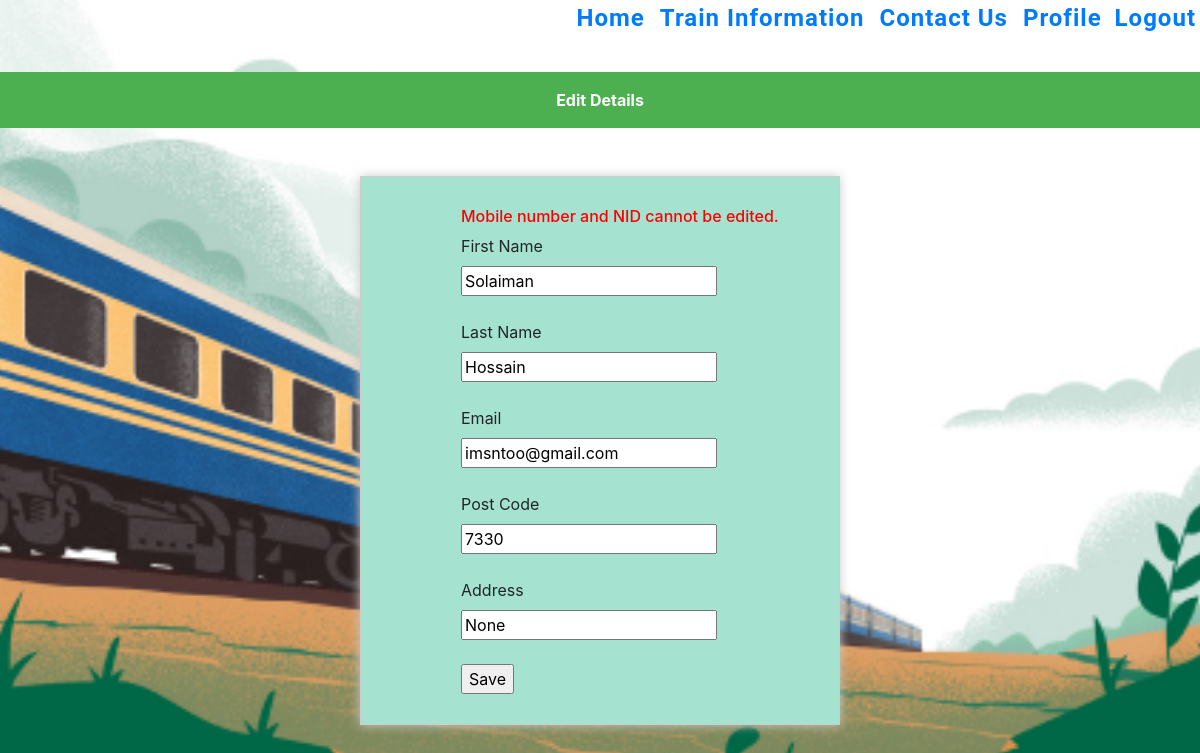
The app's page /edit (signed in), older data.
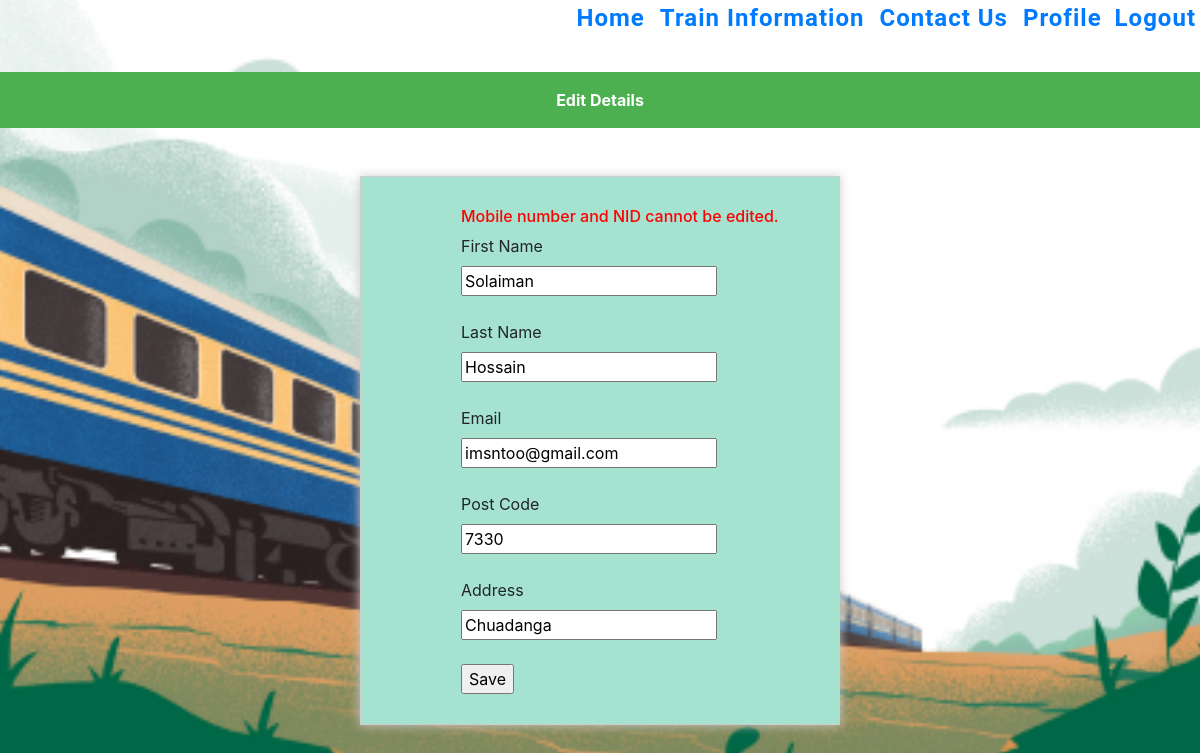
The same page, newer data.
### features/models.py (models this page shows, shortened)
class Profile(models.Model):
    user = models.OneToOneField(User, on_delete=models.CASCADE)
    phone = models.CharField(max_length=11,)
    nid = models.CharField(max_length=10, primary_key=True)
    post_code = models.IntegerField()
    address = models.CharField(max_length=100, null=True)
    class Meta:
        db_table = 'profile'

### features/views.py (the view, shortened to what this page needs)
# urls.py: path('edit', views.edit, name='edit'),
@login_required(login_url='login')
def edit(request):
    user = User.objects.get(username=request.user.username)
    profile = Profile.objects.get(user = user)
    context = {
        'user': user,
        'profile': profile
    }
    return render(request, 'features/edit.html', context)

### features/templates/features/edit.html (shortened to what this page needs)
{% extends 'index.html' %}
{% block content %}
    <header>
            <strong> Edit Details </strong>
    </header>
    <br> <br>
    <form  class = "form-profile" method = "POST" action = "edit">
        <h6 style = "color:red;"> Mobile number and NID cannot be edited. </h6>
        <div>
            <label for=""> First Name </label> <br>
            <input type="text" name="fname" placeholder = {{user.first_name}} value = {{user.first_name}} >
        </div>
        <br>
        <div>
            <label for=""> Last Name </label> <br>
            <input type="text" name="lname" placeholder = {{user.last_name}} value = {{user.last_name}} >
        </div>
        <br>
        <div  >
            <label for=""> Email </label> <br>
            <input type="text" name="email" placeholder = {{user.email}} value = {{user.email}}>
        </div>
        <br>
        <div >
            <label for=""> Post Code </label> <br>
            <input type="text" name="post-code" placeholder = {{profile.post_code}} value = {{profile.post_code}}>
        </div>
        <br>
        <div >
            <label for=""> Address </label> <br>
            <input type="text" name="address" placeholder = {{profile.address}} value = {{profile.address}}>
        </div>
        <br>
        <input  type='submit' value='Save'>
    </form>
{% endblock %}

Row changes from the older to the newer data that the page shows:
changed Profile: address "None" → "Chuadanga"
